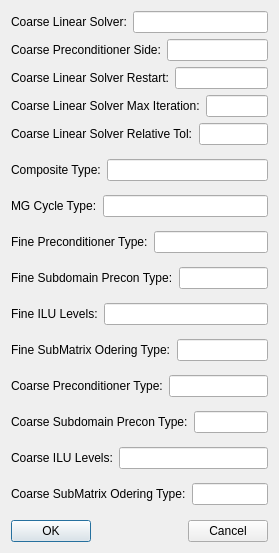
<?xml version="1.0" encoding="UTF-8"?>
<ui version="4.0">
 <class>QtArteryTechTwoLevelPreconditionerUI</class>
 <widget class="QDialog" name="QtArteryTechTwoLevelPreconditionerUI">
  <property name="geometry">
   <rect>
    <x>0</x>
    <y>0</y>
    <width>279</width>
    <height>553</height>
   </rect>
  </property>
  <property name="windowTitle">
   <string>QtArteryTechTwoLevelPreconditionerUI</string>
  </property>
  <layout class="QVBoxLayout" name="verticalLayout_2">
   <item>
    <layout class="QVBoxLayout" name="verticalLayout">
     <item>
      <layout class="QHBoxLayout" name="horizontalLayout_1"/>
     </item>
     <item>
      <layout class="QVBoxLayout" name="verticalLayout_4">
       <item>
        <layout class="QHBoxLayout" name="horizontalLayout_2">
         <item>
          <widget class="QLabel" name="CoarseLinearSolverLabel">
           <property name="text">
            <string>Coarse Linear Solver:</string>
           </property>
          </widget>
         </item>
         <item>
          <widget class="QLineEdit" name="CoarseLinearSolverLineEdit"/>
         </item>
        </layout>
       </item>
       <item>
        <layout class="QHBoxLayout" name="horizontalLayout_3">
         <item>
          <widget class="QLabel" name="CoarsePreconditionerSideLabel">
           <property name="text">
            <string>Coarse Preconditioner Side:</string>
           </property>
          </widget>
         </item>
         <item>
          <widget class="QLineEdit" name="CoarsePreconditionerSideLineEdit"/>
         </item>
        </layout>
       </item>
       <item>
        <layout class="QHBoxLayout" name="horizontalLayout_4">
         <item>
          <widget class="QLabel" name="CoarseLinearSolverRestartLabel">
           <property name="text">
            <string>Coarse Linear Solver Restart:</string>
           </property>
          </widget>
         </item>
         <item>
          <widget class="QLineEdit" name="CoarseLinearSolverRestartLineEdit"/>
         </item>
        </layout>
       </item>
       <item>
        <layout class="QHBoxLayout" name="horizontalLayout_5">
         <item>
          <widget class="QLabel" name="CoarseLinearSolverMaxIterationLabel">
           <property name="text">
            <string>Coarse Linear Solver Max Iteration:</string>
           </property>
          </widget>
         </item>
         <item>
          <widget class="QLineEdit" name="CoarseLinearSolverMaxIterationLineEdit"/>
         </item>
        </layout>
       </item>
       <item>
        <layout class="QHBoxLayout" name="horizontalLayout_6">
         <item>
          <widget class="QLabel" name="CoarseLinearSolverRelativeTolLabel">
           <property name="text">
            <string>Coarse Linear Solver Relative Tol:</string>
           </property>
          </widget>
         </item>
         <item>
          <widget class="QLineEdit" name="CoarseLinearSolverRelativeTolLineEdit"/>
         </item>
        </layout>
       </item>
      </layout>
     </item>
     <item>
      <layout class="QVBoxLayout" name="verticalLayout_3">
       <item>
        <layout class="QHBoxLayout" name="horizontalLayout_7"/>
       </item>
       <item>
        <layout class="QHBoxLayout" name="horizontalLayout_8"/>
       </item>
       <item>
        <layout class="QHBoxLayout" name="horizontalLayout_9">
         <item>
          <widget class="QLabel" name="CompositeTypeLabel">
           <property name="text">
            <string>Composite Type:</string>
           </property>
          </widget>
         </item>
         <item>
          <widget class="QLineEdit" name="CompositeTypeLineEdit"/>
         </item>
        </layout>
       </item>
       <item>
        <layout class="QHBoxLayout" name="horizontalLayout_10">
         <item>
          <widget class="QLabel" name="MGCycleTypeLabel">
           <property name="text">
            <string>MG Cycle Type:</string>
           </property>
          </widget>
         </item>
         <item>
          <widget class="QLineEdit" name="MGCycleTypeLineEdit"/>
         </item>
        </layout>
       </item>
       <item>
        <layout class="QHBoxLayout" name="horizontalLayout_11">
         <item>
          <widget class="QLabel" name="FinePreconditionerTypeLabel">
           <property name="text">
            <string>Fine Preconditioner Type:</string>
           </property>
          </widget>
         </item>
         <item>
          <widget class="QLineEdit" name="FinePreconditionerTypeLineEdit"/>
         </item>
        </layout>
       </item>
       <item>
        <layout class="QHBoxLayout" name="horizontalLayout_12">
         <item>
          <widget class="QLabel" name="FineSubdomainPreconTypeLabel">
           <property name="text">
            <string>Fine Subdomain Precon Type:</string>
           </property>
          </widget>
         </item>
         <item>
          <widget class="QLineEdit" name="FineSubdomainPreconTypeLineEdit"/>
         </item>
        </layout>
       </item>
       <item>
        <layout class="QHBoxLayout" name="horizontalLayout_13">
         <item>
          <widget class="QLabel" name="FineILULevelsLabel">
           <property name="text">
            <string>Fine ILU Levels:</string>
           </property>
          </widget>
         </item>
         <item>
          <widget class="QLineEdit" name="FineILULevelsLineEdit"/>
         </item>
        </layout>
       </item>
       <item>
        <layout class="QHBoxLayout" name="horizontalLayout_14">
         <item>
          <widget class="QLabel" name="FineSubMatrixOderingTypeLabel">
           <property name="text">
            <string>Fine SubMatrix Odering Type:</string>
           </property>
          </widget>
         </item>
         <item>
          <widget class="QLineEdit" name="FineSubMatrixOderingTypeLineEdit"/>
         </item>
        </layout>
       </item>
       <item>
        <layout class="QHBoxLayout" name="horizontalLayout_15">
         <item>
          <widget class="QLabel" name="CoarsePreconditionerTypeLabel">
           <property name="text">
            <string>Coarse Preconditioner Type:</string>
           </property>
          </widget>
         </item>
         <item>
          <widget class="QLineEdit" name="CoarsePreconditionerTypeLineEdit"/>
         </item>
        </layout>
       </item>
       <item>
        <layout class="QHBoxLayout" name="horizontalLayout_16">
         <item>
          <widget class="QLabel" name="CoarseSubdomainPreconTypeLabel">
           <property name="text">
            <string>Coarse Subdomain Precon Type:</string>
           </property>
          </widget>
         </item>
         <item>
          <widget class="QLineEdit" name="CoarseSubdomainPreconTypeLineEdit"/>
         </item>
        </layout>
       </item>
       <item>
        <layout class="QHBoxLayout" name="horizontalLayout_17">
         <item>
          <widget class="QLabel" name="CoarseILULevelsLabel">
           <property name="text">
            <string>Coarse ILU Levels:</string>
           </property>
          </widget>
         </item>
         <item>
          <widget class="QLineEdit" name="CoarseILULevelsLineEdit"/>
         </item>
        </layout>
       </item>
       <item>
        <layout class="QHBoxLayout" name="horizontalLayout_18">
         <item>
          <widget class="QLabel" name="CoarseSubMatrixOderingTypeLabel">
           <property name="text">
            <string>Coarse SubMatrix Odering Type:</string>
           </property>
          </widget>
         </item>
         <item>
          <widget class="QLineEdit" name="CoarseSubMatrixOderingTypeLineEdit"/>
         </item>
        </layout>
       </item>
      </layout>
     </item>
     <item>
      <layout class="QHBoxLayout" name="horizontalLayout_19">
       <item>
        <widget class="QPushButton" name="OKPushButton">
         <property name="text">
          <string>OK</string>
         </property>
        </widget>
       </item>
       <item>
        <spacer name="horizontalSpacer">
         <property name="orientation">
          <enum>Qt::Horizontal</enum>
         </property>
         <property name="sizeHint" stdset="0">
          <size>
           <width>40</width>
           <height>20</height>
          </size>
         </property>
        </spacer>
       </item>
       <item>
        <widget class="QPushButton" name="CancelPushButton">
         <property name="text">
          <string>Cancel</string>
         </property>
        </widget>
       </item>
      </layout>
     </item>
    </layout>
   </item>
  </layout>
 </widget>
 <layoutdefault spacing="6" margin="11"/>
 <resources/>
 <connections/>
</ui>
